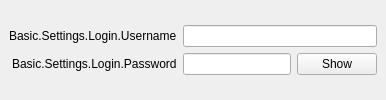
       <widget class="QWidget" name="userLoginPage">
        <layout class="QVBoxLayout" name="verticalLayout_52">
         <property name="leftMargin">
          <number>0</number>
         </property>
         <property name="topMargin">
          <number>0</number>
         </property>
         <property name="rightMargin">
          <number>0</number>
         </property>
         <property name="bottomMargin">
          <number>0</number>
         </property>
         <item>
          <widget class="QWidget" name="widget_52" native="true">
           <property name="sizePolicy">
            <sizepolicy hsizetype="Preferred" vsizetype="Maximum">
             <horstretch>0</horstretch>
             <verstretch>0</verstretch>
            </sizepolicy>
           </property>
           <layout class="QFormLayout" name="userLoginLayout">
            <property name="fieldGrowthPolicy">
             <enum>QFormLayout::AllNonFixedFieldsGrow</enum>
            </property>
            <property name="labelAlignment">
             <set>Qt::AlignRight|Qt::AlignTrailing|Qt::AlignVCenter</set>
            </property>
            <item row="3" column="0">
             <widget class="QLabel" name="loginUsernameLabel">
              <property name="text">
              <string>Basic.Settings.Login.Username</string>
              </property>
              <property name="buddy">
              <cstring>loginUsername</cstring>
              </property>
             </widget>
            </item>
            <item row="3" column="1">
             <widget class="QLineEdit" name="loginUsername"/>
            </item>
            <item row="4" column="0">
             <widget class="QLabel" name="loginPasswordLabel">
              <property name="text">
               <string>Basic.Settings.Login.Password</string>
              </property>
              <property name="openExternalLinks">
               <bool>true</bool>
              </property>
              <property name="buddy">
               <cstring>loginPassword</cstring>
              </property>
             </widget>
            </item>
            <item row="4" column="1">
             <widget class="QWidget" name="loginPasswordWidget" native="true">
              <layout class="QHBoxLayout" name="horizontalLayout_52">
               <property name="leftMargin">
                <number>0</number>
               </property>
               <property name="topMargin">
                <number>0</number>
               </property>
               <property name="rightMargin">
                <number>0</number>
               </property>
               <property name="bottomMargin">
                <number>0</number>
               </property>
               <item>
                <widget class="QLineEdit" name="loginPassword">
                 <property name="inputMask">
                  <string notr="true"/>
                 </property>
                 <property name="text">
                  <string notr="true"/>
                 </property>
                 <property name="echoMode">
                  <enum>QLineEdit::Password</enum>
                 </property>
                </widget>
               </item>
               <item>
                <widget class="QPushButton" name="loginPwShow">
                 <property name="text">
                  <string>Show</string>
                 </property>
                </widget>
               </item>
              </layout>
             </widget>
            </item>
           </layout>
          </widget>
         </item>
        </layout>
       </widget>
